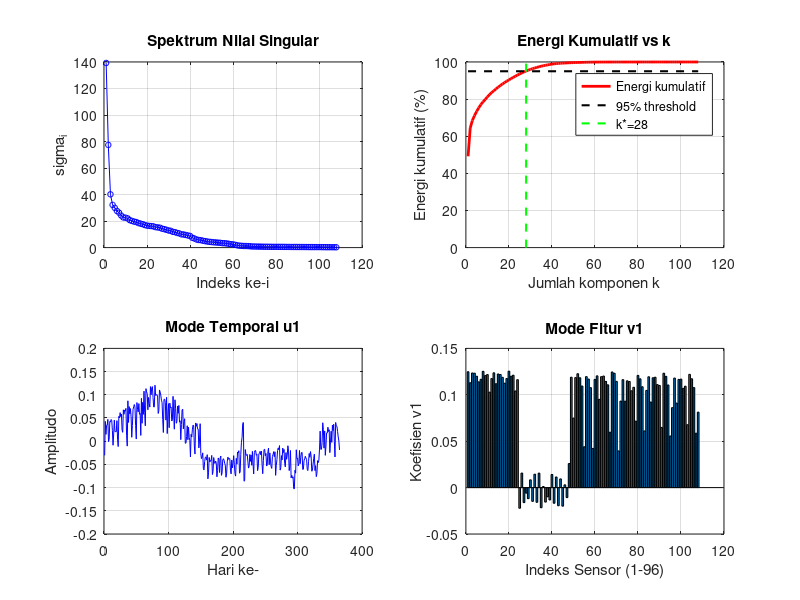
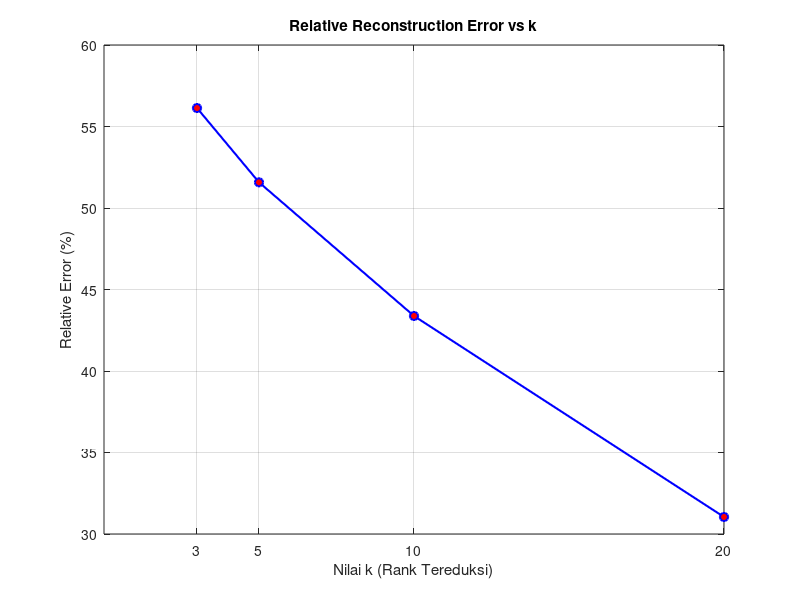
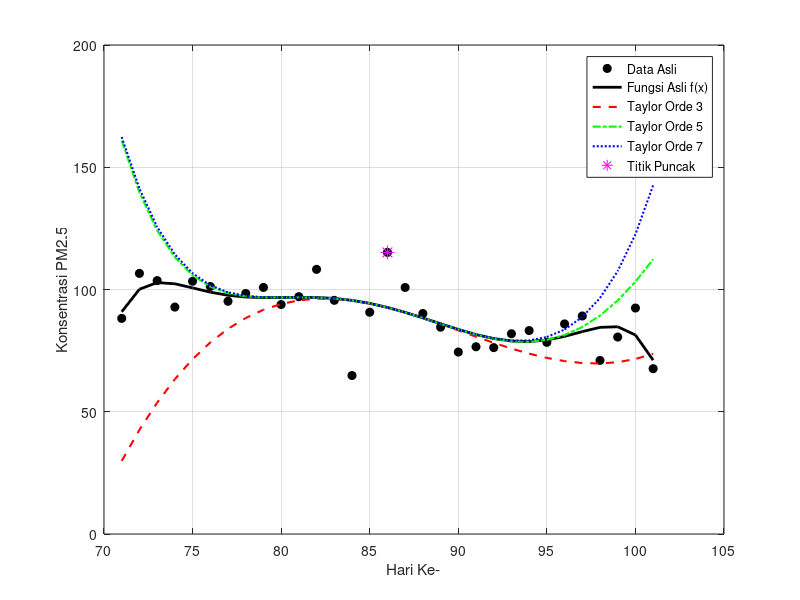
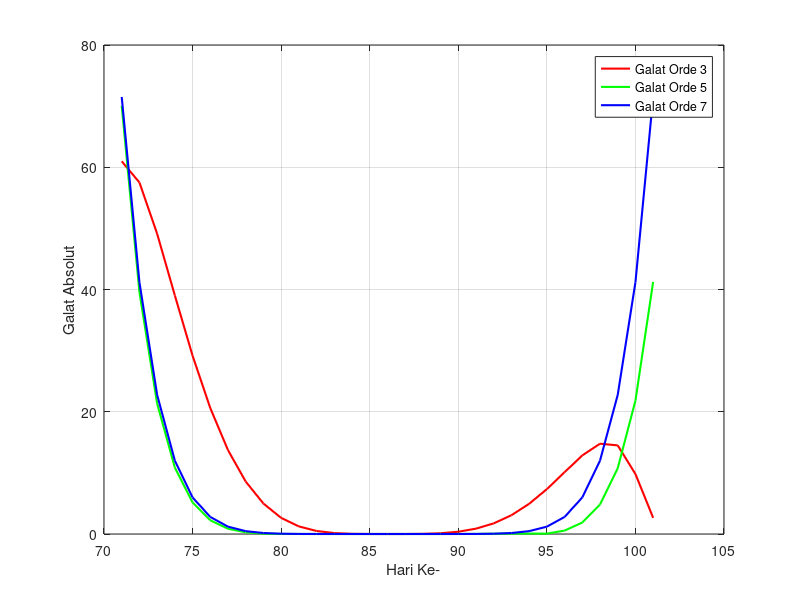

Reproduce these figures in MATLAB, in order. (Note: this script raises an error after producing the figures.)
clear; clc;

% Membaca dataset dari file CSV
data = dlmread('DataSet_KualitasUdara_K1.csv', ',', 1, 0);
% Mengekstrak  data (kolom 2 sampai 97)
A = data(:, 2:end);

%% BAGIAN 1
% Menampilkan ukuran matriks diawal untuk memverifikasi 
fprintf('BAGIAN 1: Matriks A dan Normalisasi Z-Score\n');
fprintf('Ukuran matriks A: %d baris x %d kolom\n', size(A, 1), size(A, 2));
[m, n] = size(A); % m = 365 (baris), n = 96 (kolom)

mean_j = (ones(1,m) * A) / m; % menghitung mean dari setiap kolom menggunakan operasi
                              % matriks dengan menjumlahkan semua baris tiap kolom, lalu dibagi m
simpangan = A - ones(m,1) * mean_j; % Menghtung simpangan agar rata-rata tiap kolom = 0
varians = (ones(1,m) * (simpangan .^ 2)) / m; % Menghitung varians setiap kolom
stddv = sqrt(varians); % Menghitung standar deviasi
% Mulai menghitung z_Score
Z = simpangan ./ (ones(m,1) * stddv);
fprintf('Ukuran matriks Z (setelah normalisasi): %d baris x %d kolom\n', size(Z,1), size(Z,2));
% verifikasi hasil normalisasi
mean_Z    = (ones(1,m) * Z) / m;
varians_Z   = (ones(1,m) * ((Z - ones(m,1)*mean_Z) .^ 2)) / m;
stddv_Z = sqrt(varians_Z);

fprintf('Verifikasi Normalisasi Z-Score:\n');
fprintf('Max nilai absolut mean Z : %.2e\n', max(abs(mean_Z)));
fprintf('Max selisih std Z dari 1 : %.2e\n', max(abs(stddv_Z - 1)));
fprintf('Min nilai Z : %.4f\n', min(Z(:)));
fprintf('Max nilai Z : %.4f\n', max(Z(:)));

%% Bagian 2 
% Melakukan SVD penuh pada matriks Z = U * S * V'
fprintf('BAGIAN 2: SVD Penuh dan Analisis Spektrum\n');

% Menghasilkan U(365x96), S(96x96), V(96x96)
[U, S, V] = svd(Z, 'econ');

% Menampilkan ukuran ketiga matriks hasil SVD untuk verifikasi
fprintf('Ukuran U  : %d x %d\n', size(U,1), size(U,2)); % vektor singular kiri
fprintf('Ukuran S  : %d x %d\n', size(S,1), size(S,2)); % nilai singular
fprintf('Ukuran V  : %d x %d\n', size(V,1), size(V,2)); % vektor singular kanan

% Verifikasi rekonstruksi Z = U * S * V'
Z_rekon = U * S * V';
err_rekon = norm(Z - Z_rekon, 'fro');
fprintf('Verifikasi rekonstruksi Z = U*S*V :\n');
fprintf('norm(Z - U*S*V) = %.2e\n', err_rekon);

% Verifikasi sifat ortogonal U dan V
err_U = max(max(abs(U'*U - eye(size(U,2)))));
err_V = max(max(abs(V'*V - eye(size(V,2)))));
fprintf('Cek U x U = I : max error = %.2e\n', err_U);
fprintf('Cek V x V = I : max error = %.2e\n', err_V);

% Mengambil nilai singular dari diagonal matriks S
sv = diag(S);

% Menghitung energi tiap komponen
energi = sv .^ 2;
total_energi = (ones(1, length(sv)) * energi);
energi_prop = energi / total_energi; % proporsi energi tiap komponen
energi_kum = cumsum(energi_prop); % energi kumulatif

% Menampilkan 10 nilai singular terbesar
fprintf('10 Nilai Singular Terbesar:\n');
fprintf('  i  |  sigma_i  |  Energi(%%)  |  Kumulatif(%%)\n');
fprintf('-----|-----------|------------|-------------\n');
for i = 1:10
    fprintf('  %2d | %9.4f | %10.4f | %11.4f\n', ...
        i, sv(i), energi_prop(i)*100, energi_kum(i)*100);
end

% Dekomposisi rank-1: Z = sigma1*u1*v1' + sigma2*u2*v2' + ...
fprintf('Dekomposisi Rank-1 (20 komponen pertama):\n');
fprintf('  i  |  sigma_i  |  Error sisa\n');
fprintf('-----|-----------|------------\n');

Z_approx = zeros(m, n); % matriks akumulasi komponen rank-1
for i = 1:20
    % Menambahkan komponen rank-1 ke-i
    komponen_i = S(i,i) * U(:,i) * V(:,i)';
    Z_approx = Z_approx + komponen_i;
    sisa = norm(Z - Z_approx, 'fro'); % error sisa setelah i komponen
    fprintf('  %2d | %9.4f | %11.4f\n', i, sv(i), sisa);
end

% Menentukan rank efektif k* berdasarkan energi kumulatif >= 95%
% k* = jumlah komponen minimum yang merangkum 95% variansi data
fprintf('Rank efektif untuk berbagai threshold energi:\n');
for thr = [0.90, 0.95, 0.99]
    k_thr = find(energi_kum >= thr, 1, 'first');
    fprintf('k untuk %.0f%% energi: %d (dari %d total)\n', thr*100, k_thr, n);
end

% Menetapkan rank efektif utama = 95%
k_efektif = find(energi_kum >= 0.95, 1, 'first');
fprintf('Rank efektif k* = %d\n', k_efektif);
fprintf('Energi kumulatif pada k=%d : %.4f%%\n', k_efektif, energi_kum(k_efektif)*100);

% Rekonstruksi rank-k untuk beberapa nilai k
k_list = unique([3, 5, 10, 20, k_efektif]);
fprintf('Rekonstruksi Rank-k:\n');
fprintf('  k  |  Energi Kum(%%)  |  Rel. Error(%%)\n');
fprintf('-----|----------------|---------------\n');
for idx = 1:length(k_list)
    k = k_list(idx);
    % Merekonstruksi Z dengan k komponen pertama
    Z_k = U(:,1:k) * S(1:k,1:k) * V(:,1:k)';
    % Menghitung relative error hasil rekonstruksi
    rel_err = norm(Z - Z_k, 'fro') / norm(Z, 'fro');
    fprintf('  %2d  | %14.4f | %13.4f\n', k, energi_kum(k)*100, rel_err*100);
end

% Menampilkan interpretasi nilai singular
fprintf('Interpretasi Nilai Singular:\n');
fprintf('sigma_1 = %.4f (%.2f%%) -> pola polusi dominan\n', sv(1), energi_prop(1)*100);
fprintf('sigma_2 = %.4f (%.2f%%) -> pola sekunder\n', sv(2), energi_prop(2)*100);
fprintf('sigma_%d = %.4f (%.2f%%) -> mulai merepresentasikan noise\n', ...
    k_efektif+1, sv(k_efektif+1), energi_prop(k_efektif+1)*100);

% Visualisasi spektrum nilai singular dan energi kumulatif
figure;

% Plot spektrum nilai singular
subplot(2, 2, 1);
plot(1:n, sv, 'b-o', 'MarkerSize', 4);
xlabel('Indeks ke-i');
ylabel('sigma_i');
title('Spektrum Nilai Singular');
grid on;

% Plot energi kumulatif dengan garis threshold 95%
subplot(2, 2, 2);
plot(1:n, energi_kum*100, 'r-', 'LineWidth', 2);
hold on;
plot([1 n], [95 95], 'k--', 'LineWidth', 1.5);
plot([k_efektif k_efektif], [0 100], 'g--', 'LineWidth', 1.5);
xlabel('Jumlah komponen k');
ylabel('Energi kumulatif (%)');
title('Energi Kumulatif vs k');
legend('Energi kumulatif', '95% threshold', sprintf('k*=%d', k_efektif));
grid on;

% Plot mode temporal u1 (pola polusi dominan sepanjang 365 hari)
subplot(2, 2, 3);
plot(1:365, U(:,1), 'b-');
xlabel('Hari ke-');
ylabel('Amplitudo');
title('Mode Temporal u1');
grid on;

% Plot mode fitur v1 
subplot(2, 2, 4);
bar(1:n, V(:,1));
xlabel('Indeks Sensor (1-96)');
ylabel('Koefisien v1');
title('Mode Fitur v1');
grid on;

%% Bagian 3 
% Rekonstruksi Matriks dengan Rank Tereduksi
fprintf('\nBAGIAN 3: Rekonstruksi Matriks (k = 3, 5, 10, 20)\n');

% Daftar nilai k yang akan dievaluasi
k_values = [3, 5, 10, 20];
errors = zeros(length(k_values), 1);

% Rumus: Akar dari jumlah kuadrat seluruh elemen matriks
kuadrat_Z = Z .^ 2;
jumlah_kuadrat_Z = sum(sum(kuadrat_Z)); % menjumlahkan semua elemen baris dan kolom
norm_Z_manual = sqrt(jumlah_kuadrat_Z);

for i = 1:length(k_values)
    k_val = k_values(i);

    % Mengambil k kolom/baris pertama dari U, S, dan V
    Uk = U(:, 1:k_val);
    Sk = S(1:k_val, 1:k_val);
    Vk = V(:, 1:k_val);

    % Rekonstruksi matriks tereduksi (Z_k)
    Zk = Uk * Sk * Vk';
    
    % 2. Menghitung relative reconstruction error 
    % Menghitung matriks selisih (Z - Zk)
    matriks_selisih = Z - Zk;

    % Menghitung Frobenius norm dari matriks selisih
    kuadrat_selisih = matriks_selisih .^ 2;
    jumlah_kuadrat_selisih = sum(sum(kuadrat_selisih));
    norm_selisih_manual = sqrt(jumlah_kuadrat_selisih);

    % Menghitung error relatif: ||Z - Z_k||_F / ||Z||_F
    rel_error = norm_selisih_manual / norm_Z_manual;
    errors(i) = rel_error;

    fprintf('Relative reconstruction error untuk k = %2d: %.4f (%.2f%%)\n', k_val, rel_error, rel_error * 100);
end

% Visualisasi Error Rekonstruksi 
figure('Name', 'Reconstruction Error', 'NumberTitle', 'off');
plot(k_values, errors * 100, 'b-o', 'LineWidth', 1.5, 'MarkerSize', 6, 'MarkerFaceColor', 'r');
title('Relative Reconstruction Error vs k');
xlabel('Nilai k (Rank Tereduksi)');
ylabel('Relative Error (%)');
xticks(k_values);
grid on;

%% Bagian 4
fprintf('\nBAGIAN 4: Aproksimasi Deret Taylor PM2.5\n');

% Ekstraksi Data dari variabel yang sudah dibaca di Bagian 1
% data(:,1) adalah kolom 'Hari ke-', A(:,1) adalah data PM2.5_1 (kolom pertama polutan)
x_data = data(:, 1);       
y_data = A(:, 1);       

% Menghapus baris yang mengandung NaN untuk mencegah error kalkulasi matriks
valid_idx = ~isnan(x_data) & ~isnan(y_data);
x_data = x_data(valid_idx);
y_data = y_data(valid_idx);

% Penentuan Titik Puncak
[max_val, max_idx] = max(y_data);
x0 = x_data(max_idx);      

% Pembentukan Window Data (15 Hari sebelum dan sesudah puncak)
win_size = 15;
idx_start = max(1, max_idx - win_size);
idx_end = min(length(x_data), max_idx + win_size);

x_win = x_data(idx_start:idx_end);
y_win = y_data(idx_start:idx_end);

% TRANSFORMASI TITIK PUSAT (Menghindari "Badly Conditioned Polynomial")
dx = x_win - x0; 

% Curve Fitting pada Data Terpusat
p = polyfit(dx, y_win, 8);

% Eksekusi Turunan Analitik
p1 = polyder(p); p2 = polyder(p1); p3 = polyder(p2);
p4 = polyder(p3); p5 = polyder(p4); p6 = polyder(p5);
p7 = polyder(p6);

% Evaluasi di titik pusat lokal (dx = 0)
d0 = polyval(p, 0);  d1 = polyval(p1, 0); d2 = polyval(p2, 0);
d3 = polyval(p3, 0); d4 = polyval(p4, 0); d5 = polyval(p5, 0);
d6 = polyval(p6, 0); d7 = polyval(p7, 0);

% Substitusi Deret Taylor (Orde 3, 5, 7)
T3 = d0 + d1.*dx + (d2/factorial(2)).*dx.^2 + (d3/factorial(3)).*dx.^3;
T5 = T3 + (d4/factorial(4)).*dx.^4 + (d5/factorial(5)).*dx.^5;
T7 = T5 + (d6/factorial(6)).*dx.^6 + (d7/factorial(7)).*dx.^7;

% Kalkulasi Galat Absolut Analitik
f_true = polyval(p, dx);
err3 = abs(f_true - T3);
err5 = abs(f_true - T5);
err7 = abs(f_true - T7);

% Visualisasi Render
figure('Name', 'Aproksimasi Deret Taylor PM2.5', 'NumberTitle', 'off');
plot(x_win, y_win, 'ko', 'MarkerFaceColor', 'k', 'DisplayName', 'Data Asli'); hold on;
plot(x_win, f_true, 'k-', 'LineWidth', 2, 'DisplayName', 'Fungsi Asli f(x)');
plot(x_win, T3, 'r--', 'LineWidth', 1.5, 'DisplayName', 'Taylor Orde 3');
plot(x_win, T5, 'g-.', 'LineWidth', 1.5, 'DisplayName', 'Taylor Orde 5');
plot(x_win, T7, 'b:', 'LineWidth', 1.5, 'DisplayName', 'Taylor Orde 7');
plot(x0, max_val, 'm*', 'MarkerSize', 10, 'DisplayName', 'Titik Puncak');
legend('Location', 'best'); xlabel('Hari Ke-'); ylabel('Konsentrasi PM2.5'); grid on;

figure('Name', 'Analisis Galat Aproksimasi', 'NumberTitle', 'off');
plot(x_win, err3, 'r-', 'LineWidth', 1.5, 'DisplayName', 'Galat Orde 3'); hold on;
plot(x_win, err5, 'g-', 'LineWidth', 1.5, 'DisplayName', 'Galat Orde 5');
plot(x_win, err7, 'b-', 'LineWidth', 1.5, 'DisplayName', 'Galat Orde 7');
legend('Location', 'best'); xlabel('Hari Ke-'); ylabel('Galat Absolut'); grid on;



%% Bagian 5
fprintf('BAGIAN 5: Perhitungan Paparan Polutan Menggunakan Integral\n');
%Turunan parsial fungsi konsentrasi polutan
PM25 = A(:, 1); % PM2.5 titik pemantauan 1
n_hari = length(PM25); % 365
%Suhu dalam Celsius: 25-35 derajat
T = 28 + 5 * sin(2*pi*(1:n_hari)/365)';
%Kelembaban dalam persen: 60-90%
H = 75 + 15 * cos(2*pi*(1:n_hari)/365)';
%Kecepatan Angin dalam m/s: 1-5 m/s
W = 3 + 2 * sin(2*pi*(1:n_hari)/180)';

%Rumus: C(T, H, W) = a0 + a1*T + a2*H + a3*W + a4*T*H + a5*H*W
fprintf('\nMenghitung koefisien regresi...\n');

%Susun matriks fitur X
X = [ones(n_hari,1), T, H, W, T.*H, H.*W];

%Hitung koefisien dengan metode Least Squares: a = (X'X)^-1 * X' * C
a = (X' * X) \ (X' * PM25);

fprintf('Koefisien model berhasil dihitung.\n');
fprintf('  a0 (konstanta) = %.4f\n', a(1));
fprintf('  a1 (suhu T)    = %.4f\n', a(2));
fprintf('  a2 (kelembaban H) = %.4f\n', a(3));
fprintf('  a3 (angin W)   = %.4f\n', a(4));
fprintf('  a4 (T*H)       = %.4f\n', a(5));
fprintf('  a5 (H*W)       = %.4f\n', a(6));

fprintf('\n Turunan parsial analitik \n'); 

%Hitung nilai rata-rata T, H, W
T_mean = mean(T);
H_mean = mean(H);
W_mean = mean(W);

dC_dT = a(2) + a(5) * H_mean;
dC_dH = a(3) + a(5) * T_mean + a(6) * W_mean;
dC_dW = a(4) + a(6) * H_mean;

fprintf('Dihitung pada titik rata-rata: T=%.2f, H=%.2f, W=%.2f\n', T_mean, H_mean, W_mean);
fprintf('\ndC/dT (terhadap suhu)        = %.4f ug/m3 per degC\n', dC_dT);
fprintf('dC/dH (terhadap kelembaban)  = %.4f ug/m3 per persen\n', dC_dH);
fprintf('dC/dW (terhadap angin)       = %.4f ug/m3 per m/s\n', dC_dW);

%Rumus beda hingga: df/dx ≈ [f(x+h) - f(x-h)] / (2h)

fprintf('\n Verifikasi turunan numerik\n');

h = 0.01; % langkah kecil

% Fungsi anonim model C
C_model = @(t, hh, w) a(1) + a(2)*t + a(3)*hh + a(4)*w + a(5)*t.*hh + a(6)*hh.*w;

%Turunan numerik di titik rata-rata
dC_dT_num = (C_model(T_mean+h, H_mean, W_mean) - C_model(T_mean-h, H_mean, W_mean)) / (2*h);
dC_dH_num = (C_model(T_mean, H_mean+h, W_mean) - C_model(T_mean, H_mean-h, W_mean)) / (2*h);
dC_dW_num = (C_model(T_mean, H_mean, W_mean+h) - C_model(T_mean, H_mean, W_mean-h)) / (2*h);

fprintf('dC/dT numerik = %.4f  (analitik = %.4f)\n', dC_dT_num, dC_dT);
fprintf('dC/dH numerik = %.4f  (analitik = %.4f)\n', dC_dH_num, dC_dH);
fprintf('dC/dW numerik = %.4f  (analitik = %.4f)\n', dC_dW_num, dC_dW);

%Hitung turunan parsial harian untuk semua data
dC_dT_harian = a(2) + a(5) .* H;
dC_dH_harian = a(3) + a(5) .* T + a(6) .* W;
dC_dW_harian = a(4) + a(6) .* H;

%visualisasi 
figure('Name', 'Bagian 5 - Turunan Parsial', 'Position', [100, 100, 1200, 800]);

%Plot 1: Data PM2.5 asli
subplot(2, 3, 1);
plot(1:n_hari, PM25, 'b-', 'LineWidth', 1.2);
xlabel('Hari ke-'); ylabel('PM2.5 (ug/m3)');
title('Data PM2.5 Asli (Titik 1)');
grid on;

%Plot 2: dC/dT harian
subplot(2, 3, 2);
plot(1:n_hari, dC_dT_harian, 'r-', 'LineWidth', 1.2);
xlabel('Hari ke-'); ylabel('dC/dT');
title('Turunan Parsial terhadap Suhu (T)');
grid on;
yline(0, 'k--', 'nol');

%Plot 3: dC/dH harian
subplot(2, 3, 3);
plot(1:n_hari, dC_dH_harian, 'g-', 'LineWidth', 1.2);
xlabel('Hari ke-'); ylabel('dC/dH');
title('Turunan Parsial terhadap Kelembaban (H)');
grid on;
yline(0, 'k--', 'nol');

%Plot 4: dC/dW harian
subplot(2, 3, 4);
plot(1:n_hari, dC_dW_harian, 'm-', 'LineWidth', 1.2);
xlabel('Hari ke-'); ylabel('dC/dW');
title('Turunan Parsial terhadap Kecepatan Angin (W)');
grid on;
yline(0, 'k--', 'nol');

%Plot 5: Membandingkan turunan
subplot(2, 3, 5);
bar([dC_dT, dC_dH, dC_dW]);
set(gca, 'XTickLabel', {'dC/dT', 'dC/dH', 'dC/dW'});
ylabel('Nilai Turunan di Titik Rata-rata');
title('Perbandingan Turunan Parsial');
grid on;

%Plot 6: PM2.5 vs Suhu untuk scatter plyt
subplot(2, 3, 6);
scatter(T, PM25, 10, 'b', 'filled', 'MarkerFaceAlpha', 0.3);
xlabel('Suhu (degC)'); ylabel('PM2.5 (ug/m3)');
title('Hubungan PM2.5 vs Suhu');
grid on;

sgtitle('Bagian 5: Analisis Turunan Parsial Konsentrasi Polutan PM2.5');

fprintf('\n=== INTERPRETASI FISIK ===\n');

if dC_dT < 0
    fprintf('dC/dT < 0 : Ketika suhu naik 1 degC, konsentrasi PM2.5 TURUN %.4f ug/m3\n', abs(dC_dT));
    fprintf('  -> Suhu tinggi menyebabkan konveksi udara, polutan terbawa ke atas (menyebar)\n');
else
    fprintf('dC/dT > 0 : Ketika suhu naik 1 degC, konsentrasi PM2.5 NAIK %.4f ug/m3\n', dC_dT);
    fprintf('  -> Suhu tinggi meningkatkan reaksi kimia pembentukan polutan sekunder\n');
end

if dC_dH > 0
    fprintf('\ndC/dH > 0 : Ketika kelembaban naik 1%%, konsentrasi PM2.5 NAIK %.4f ug/m3\n', dC_dH);
    fprintf('  -> Kelembaban tinggi menyebabkan partikel PM2.5 menggumpal (hygroscopic growth)\n');
else
    fprintf('\ndC/dH < 0 : Ketika kelembaban naik 1%%, konsentrasi PM2.5 TURUN %.4f ug/m3\n', abs(dC_dH));
    fprintf('  -> Kelembaban tinggi menyebabkan partikel mengendap (wet deposition)\n');
end

if dC_dW < 0
    fprintf('\ndC/dW < 0 : Ketika angin naik 1 m/s, konsentrasi PM2.5 TURUN %.4f ug/m3\n', abs(dC_dW));
    fprintf('  -> Angin kencang mengencerkan dan menyebarkan polutan ke area lebih luas\n');
else
    fprintf('\ndC/dW > 0 : Ketika angin naik 1 m/s, konsentrasi PM2.5 NAIK %.4f ug/m3\n', dC_dW);
    fprintf('  -> Angin membawa polutan dari daerah lain ke titik pemantauan\n');
end

%% Bagian 6
% Analisis Paparan Polutan Menggunakan Integral
data_asli = A;
profil_harian = mean(data_asli, 1); % Menghitung nilai mean tiap kolom sensor sepanjang tahun

% Membentuk domain kontinu waktu (t) dari jam 0 hingga jam 24.
t_data = linspace(0, 24, length(profil_harian));

% Menentukan batas-batas integrasi batas bawah (a) dan batas atas (b)
t_pagi_mulai = 6; t_pagi_selesai = 14; % Jendela waktu Pagi - Siang (8 jam)
t_malam_mulai = 14; t_malam_selesai = 22; % Jendela waktu Siang - Malam (8 jam)

% Digunakan polinomial derajat 7 (orde 7) untuk memodelkan fluktuasi polutan udara secara smooth
orde_poly = 7;
p_integral = polyfit(t_data, profil_harian, orde_poly);

% Proses Integrasi Simbolik 
p_integrasi = [p_integral ./ (orde_poly+1:-1:1), 0];

% Menghitung akumulasi eksak untuk Periode 1 (Pagi - Siang: 06.00 s.d 14.00)
analitik_pagi = polyval(p_integrasi, t_pagi_selesai) - polyval(p_integrasi, t_pagi_mulai);

% Menghitung akumulasi eksak untuk Periode 2 (Siang - Malam: 14.00 s.d 22.00)
analitik_malam = polyval(p_integrasi, t_malam_selesai) - polyval(p_integrasi, t_malam_mulai);

% Menggunakan pemetaan kondisi logis untuk mencari indeks baris di dalam matriks
idx_6 = find(t_data >= t_pagi_mulai, 1, 'first');
idx_14 = find(t_data >= t_pagi_selesai, 1, 'first');
idx_22 = find(t_data >= t_malam_selesai, 1, 'first');

% A. Perhitungan Aturan Trapesium untuk Jendela Pagi-Siang
t_pagi = t_data(idx_6:idx_14);       % Mengiris partisi waktu internal pagi
y_pagi = profil_harian(idx_6:idx_14);% Mengiris nilai polutan koordinat Y
N_pagi = length(t_pagi) - 1;         % Jumlah sub-interval partisi trapesium
h_pagi = (t_pagi(end) - t_pagi(1)) / N_pagi; % Menghitung lebar langkah (step size h)
% Implementasi Aturan Trapesium Komposisi: I = (h/2) * [y0 + 2*sum(y_i) + yN]
numerik_pagi = (h_pagi / 2) * (y_pagi(1) + 2*sum(y_pagi(2:end-1)) + y_pagi(end));

% B. Perhitungan Aturan Trapesium untuk Jendela Siang-Malam
t_malam = t_data(idx_14:idx_22);       % Mengiris partisi waktu internal malam
y_malam = profil_harian(idx_14:idx_22);% Mengiris nilai polutan koordinat Y
N_malam = length(t_malam) - 1;         % Jumlah sub-interval partisi trapesium
h_malam = (t_malam(end) - t_malam(1)) / N_malam; % Menghitung lebar langkah (step size h)
% Implementasi Aturan Trapesium Komposisi
numerik_malam = (h_malam / 2) * (y_malam(1) + 2*sum(y_malam(2:end-1)) + y_malam(end));

% Menghitung Galat Absolut: Nilai Mutlak dari |Solusi Analitik - Solusi Numerik|
err_abs_pagi = abs(analitik_pagi - numerik_pagi);
% Menghitung Galat Relatif dalam bentuk presentase terhadap Solusi Analitik Eksak
err_rel_pagi = (err_abs_pagi / analitik_pagi) * 100;
% Mengulangi perhitungan galat absolut dan relatif untuk sesi Siang-Malam
err_abs_malam = abs(analitik_malam - numerik_malam);
err_rel_malam = (err_abs_malam / analitik_malam) * 100;

% Proses pencetakan data numerik akhir secara terstruktur 
fprintf('\nHASIL INTEGRAL PAPARAN POLUTAN:\n');
fprintf('----------------------------------------------------------------\n');
fprintf('Periode Pagi-Siang (06.00 - 14.00):\n');
fprintf('   - Solusi Analitik (Poly-7)  : %.4f\n', analitik_pagi);
fprintf('   - Solusi Numerik (Trapezoid): %.4f\n', numerik_pagi);
fprintf('   - Galat Absolut             : %.4e\n', err_abs_pagi);
fprintf('   - Galat Relatif             : %.4f%%\n', err_rel_pagi);
fprintf('-----------------------------------------------------------------\n');
fprintf('Periode Siang-Malam (14.00 - 22.00):\n');
fprintf('   - Solusi Analitik (Poly-7)  : %.4f\n', analitik_malam);
fprintf('   - Solusi Numerik (Trapezoid): %.4f\n', numerik_malam);
fprintf('   - Galat Absolut             : %.4e\n', err_abs_malam);
fprintf('   - Galat Relatif             : %.4f%%\n', err_rel_malam);
fprintf('-----------------------------------------------------------------\n');

% visualisasi grafik
figure('Name', 'Analisis Integral Paparan Polutan', 'NumberTitle', 'off');

% Menggambar kurva kontinu beresolusi tinggi (500 titik) menggunakan koefisien polinomial
t_mulus = linspace(0, 24, 500);
y_mulus = polyval(p_integral, t_mulus);

% Plotting data asli diskret beserta kurva matematikanya
plot(t_data, profil_harian, 'k.', 'MarkerSize', 8, 'DisplayName', 'Data Rata-rata Polutan'); hold on;
plot(t_mulus, y_mulus, 'k-', 'LineWidth', 1.5, 'DisplayName', 'Kurva Pendekatan f(t)');

% Representasi Geometris Integral Sesi Pagi-Siang: Mewarnai area di bawah kurva dengan warna Hijau (g)
t_fill_pagi = linspace(t_pagi_mulai, t_pagi_selesai, 100);
y_fill_pagi = polyval(p_integral, t_fill_pagi);
fill([t_fill_pagi, fliplr(t_fill_pagi)], [y_fill_pagi, zeros(1,100)], 'g', ...
    'FaceAlpha', 0.3, 'DisplayName', sprintf('Pagi-Siang (Num: %.2f)', numerik_pagi));

% Representasi Geometris Integral Sesi Siang-Malam: Mewarnai area di bawah kurva dengan warna Merah (r)
t_fill_malam = linspace(t_malam_mulai, t_malam_selesai, 100);
y_fill_malam = polyval(p_integral, t_fill_malam);
fill([t_fill_malam, fliplr(t_fill_malam)], [y_fill_malam, zeros(1,100)], 'r', ...
    'FaceAlpha', 0.3, 'DisplayName', sprintf('Siang-Malam (Num: %.2f)', numerik_malam));

% Konfigurasi pelabelan aksis dan plot grafik ilmiah
title('Perbandingan Total Paparan Polutan berdasarkan Interval Waktu');
xlabel('Jam (Waktu) dalam 24 Jam');
ylabel('Konsentrasi Polutan');
xlim([0 24]);
xticks(0:2:24); % Membuat penanda waktu berjarak kelipatan 2 jam
grid on;
legend('Location', 'best');

%% Bagian 7
% Analisis Akhir Hasil Pemodelan Kualitas Udara

fprintf('\nBAGIAN 7: Analisis Akhir dan Kesimpulan\n');

% Mengumpulkan beberapa indikator utama dari hasil sebelumnya
energi_95 = energi_kum(k_efektif) * 100;

mean_err_taylor3 = mean(err3);
mean_err_taylor5 = mean(err5);
mean_err_taylor7 = mean(err7);

fprintf('\nRINGKASAN HASIL:\n');
fprintf('------------------------------------------------------\n');
fprintf('Rank efektif SVD (95%% energi)      : %d\n', k_efektif);
fprintf('Energi kumulatif                   : %.2f%%\n', energi_95);
fprintf('------------------------------------------------------\n');
fprintf('Galat rata-rata Taylor orde 3      : %.6f\n', mean_err_taylor3);
fprintf('Galat rata-rata Taylor orde 5      : %.6f\n', mean_err_taylor5);
fprintf('Galat rata-rata Taylor orde 7      : %.6f\n', mean_err_taylor7);
fprintf('------------------------------------------------------\n');
fprintf('Paparan pagi-siang                 : %.4f\n', numerik_pagi);
fprintf('Paparan siang-malam                : %.4f\n', numerik_malam);
fprintf('------------------------------------------------------\n');

% Membandingkan galat Taylor
figure('Name','Bagian 7 - Ringkasan Analisis','NumberTitle','off');

subplot(2,2,1);
bar([mean_err_taylor3 mean_err_taylor5 mean_err_taylor7]);
set(gca,'XTickLabel',{'Orde 3','Orde 5','Orde 7'});
ylabel('Galat Rata-rata');
title('Perbandingan Galat Taylor');
grid on;

% Membandingkan error rekonstruksi SVD
subplot(2,2,2);
plot(k_values, errors*100,'o-','LineWidth',1.5);
xlabel('Nilai k');
ylabel('Relative Error (%)');
title('Error Rekonstruksi SVD');
grid on;

% Perbandingan paparan polutan
subplot(2,2,3);
bar([numerik_pagi numerik_malam]);
set(gca,'XTickLabel',{'06-14','14-22'});
ylabel('Total Paparan');
title('Perbandingan Paparan Polutan');
grid on;

% Energi kumulatif SVD
subplot(2,2,4);
plot(energi_kum*100,'LineWidth',1.5);
hold on;
plot([1 length(energi_kum)],[95 95],'r--');
xlabel('Komponen');
ylabel('Energi Kumulatif (%)');
title('Energi Kumulatif SVD');
grid on;

fprintf('\nKESIMPULAN SEMENTARA:\n');

if mean_err_taylor7 < mean_err_taylor5 && mean_err_taylor5 < mean_err_taylor3
    fprintf('- Orde Taylor yang lebih tinggi menghasilkan galat yang lebih kecil.\n');
end

fprintf('- Semakin besar nilai k, error rekonstruksi SVD semakin kecil.\n');
fprintf('- Sebagian besar informasi data telah direpresentasikan oleh %d komponen utama.\n', k_efektif);

if numerik_pagi > numerik_malam
    fprintf('- Paparan polutan lebih besar pada periode pagi-siang.\n');
else
    fprintf('- Paparan polutan lebih besar pada periode siang-malam.\n');
end
